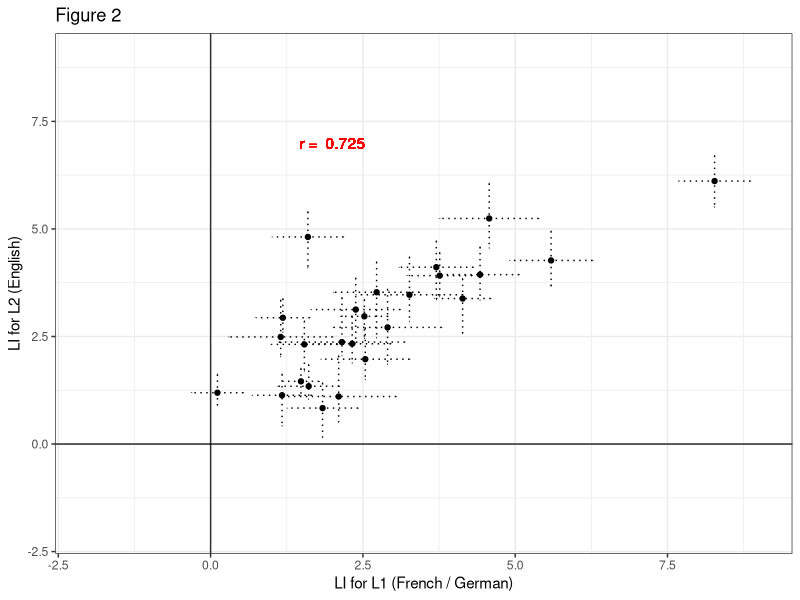
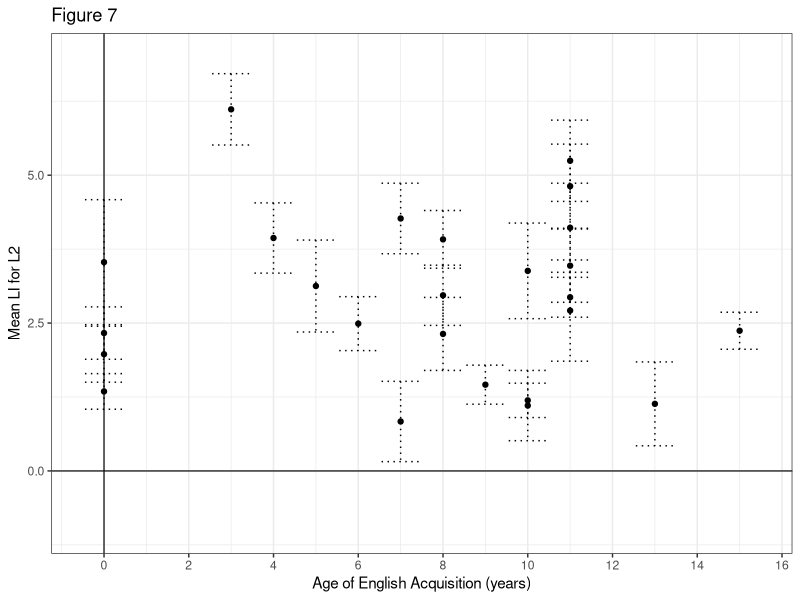
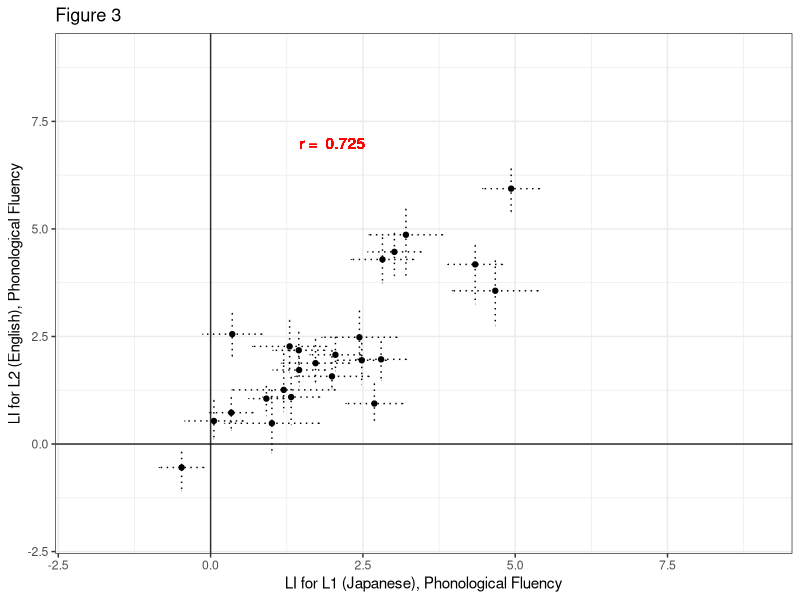
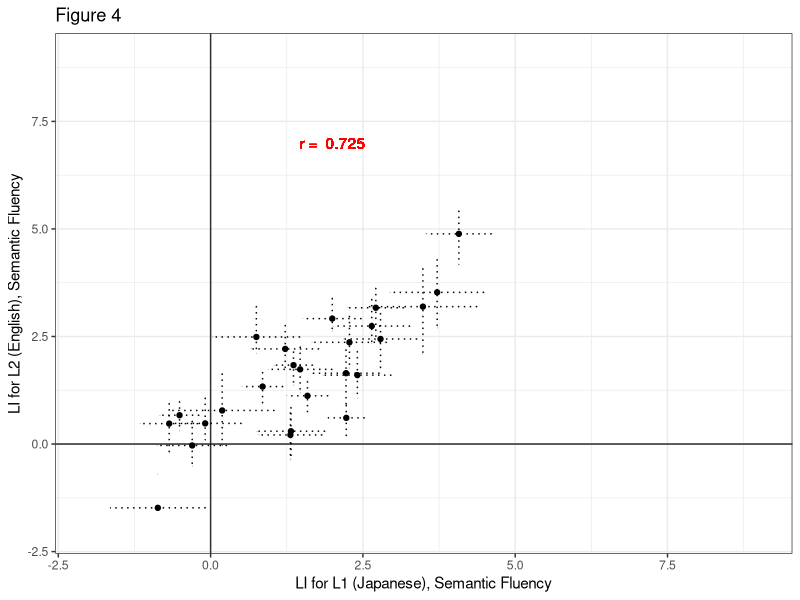
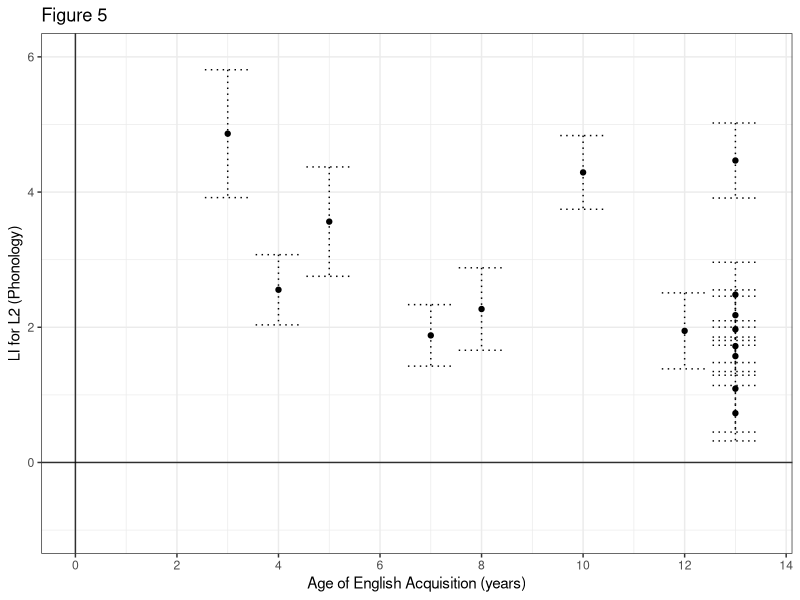
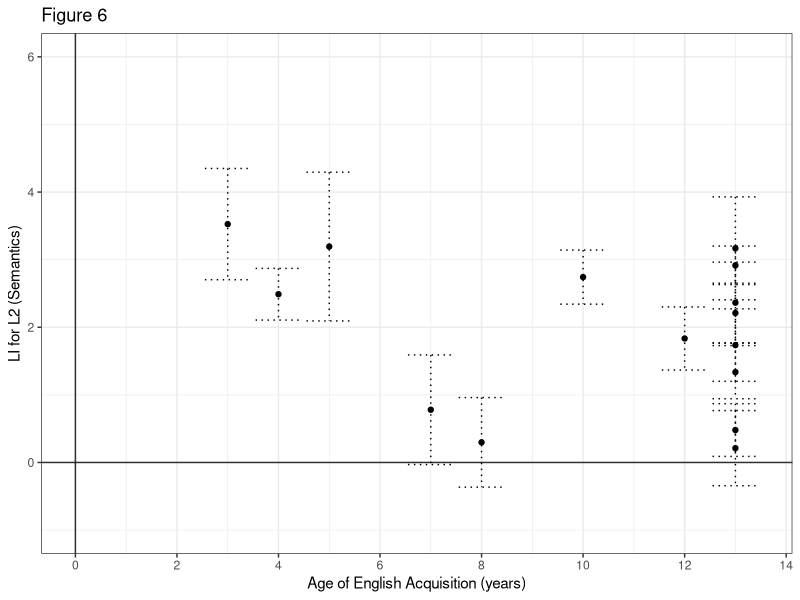

Here is the R script that generated these plots, in order:
## ---- chunk 1
knitr::opts_chunk$set(echo = TRUE)

require(tidyverse)
require(flextable)
require(ggplot2)
## ---- chunk 2
# read French/German data in
L1_data <- read.csv('Results_L1.csv')
L2_data <- read.csv('Results_L2.csv')
background_data_total <- read.csv('background_data.csv', stringsAsFactors = FALSE)
colnames(background_data_total)[1] <-  colnames(background_data_total)[1] <- 'ID'

# read Japanese data in 
Miho_L1_data <- read.csv('Miho_Results_L1.csv')
Miho_L2_data <- read.csv('Miho_Results_L2.csv')
Miho_background_data_total <- read.csv('Miho_background_data.csv', stringsAsFactors = FALSE)
colnames(Miho_background_data_total)[1] <-  colnames(Miho_background_data_total)[1] <- 'ID'
Miho_background_data_total$ID <- as.numeric(gsub("BL", replacement = "", Miho_background_data_total$ID))

## ---- chunk 3
# How many participants are there, and how many were excluded from the analysis?
nsubj_all <- dim(L1_data)[1]
# If a subject has data excluded in EITHER language, we'll have to exclude them.
exclude <- L1_data$L1.exclusions + L2_data$L2.exclusions
# We will include the rows in L1_data and L2_data for any participants where exclude = 0
L1_data <- L1_data[which(exclude==0), ]
L2_data <- L2_data[which(exclude==0), ]
# Remove excluded participants from backgound data too
background_data <- background_data_total[which(exclude==0), ]
nsubj <- dim(L1_data)[1]
background_data <- background_data %>% mutate(L2_prof = (L2_prof_Speaking+L2_prof_Reading+L2_prof_Understanding)/3)

# Calculate demographics summary statistics
demo_summary <- background_data %>% 
  summarise(N_total = n(), N_german = length(which(L1==1)), N_french = length(which(L1==2)),
            N_female = length(which(Gender==0)), N_male = length(which(Gender==1)),
            mean_age = mean(Age), sd_age = sd(Age),
            mean_EHI = mean(EHI), sd_EHI = sd(EHI), min_EHI = min(EHI), max_EHI = max(EHI),
            languages = mean(NoL), sd_languages = sd(NoL),
            mean_aoa = mean(L2_Acquisition), sd_aoa = sd(L2_Acquisition),
            mean_aoF = mean(L2_Fluent), sd_aoF = sd(L2_Fluent),
            mean_accent = mean(L2_exp_Accent), sd_accent = sd(L2_exp_Accent),
            mean_read = mean(L2_prof_Reading), sd_read = sd(L2_prof_Reading),
            mean_und = mean(L2_prof_Understanding), sd_und = sd(L2_prof_Understanding),
            mean_speak = mean(L2_prof_Speaking), sd_speak = sd(L2_prof_Speaking),
            mean_prof = mean(L2_prof), sd_prof = sd(L2_prof))

## ---- chunk 4
# Calculate mean and SEM LI value for L1 and L2
L1_summary_stats <- L1_data %>% summarise(L1_mean = mean(L1.mean_LI), L1_se = sd(L1.mean_LI)/sqrt(nsubj),
                                          L1_mean_trials = mean(L1.N), L1_min_trials = min(L1.N), L1_max_trials = max(L1.N)) 
L2_summary_stats <- L2_data %>% summarise(L2_mean = mean(L2.mean_LI), L2_se = sd(L2.mean_LI)/sqrt(nsubj),
                                          L2_mean_trials = mean(L2.N), L2_min_trials = min(L2.N), L2_max_trials = max(L2.N)) 

# Number of Ps left/ bilaterally lateralised
L1_laterality <- L1_data %>% group_by(L1.mean_laterality) %>% summarise(N=n(), pc=N/nsubj*100)
L2_laterality <- L2_data %>% group_by(L2.mean_laterality) %>% summarise(N=n(), pc=N/nsubj*100)


# Make a massive table
summary_stats <- matrix(data = NA, nrow = 2, ncol = 7)
colnames(summary_stats) <- c('Language','Mean trials', 'mean LI', 'se LI', '% left', '% bilateral', '% right')
summary_stats[, 1] <- c('L1', 'L2')
summary_stats[, 2] <- round(c(L1_summary_stats$L1_mean_trials, L2_summary_stats$L2_mean_trials), 2)
summary_stats[, 3] <-  round(c(L1_summary_stats$L1_mean, L2_summary_stats$L2_mean), 2)
summary_stats[, 4] <-  round(c(L1_summary_stats$L1_se, L2_summary_stats$L2_se), 2)
summary_stats[, 5] <- round(c(L1_laterality$pc[2], L2_laterality$pc[2]))
summary_stats[, 6] <- round(c(L1_laterality$pc[1], L2_laterality$pc[1]))
summary_stats[, 7] <- round(c(L1_laterality$pc[3], L2_laterality$pc[3]))
summary_stats[which(is.na(summary_stats[,7])), 7] <- 0 
summary_stats <- as.data.frame(summary_stats)

# Scatterplot of L1 and L2 data
plotdata <- inner_join(x = L1_data,
                        y = L2_data)

# Correlation between L1 and L2
L1_L2_corr <- cor.test (plotdata$L1.mean_LI, plotdata$L2.mean_LI, 
                        method = "spearman", 
                        exact = FALSE)

Fig2 <- ggplot(data = plotdata, aes(x = L1.mean_LI, y = L2.mean_LI)) + 
  geom_point()+
  theme_bw()+
  xlab("LI for L1 (French / German)") +  
  ylab("LI for L2 (English)") + 
  xlim(-2, 9) + ylim(-2, 9) +
  geom_errorbar(aes(ymin = L2.mean_LI - L2.mean_se, ymax = L2.mean_LI + L1.mean_se),linetype = "dotted") + 
  geom_errorbarh(aes(xmin = L1.mean_LI - L1.mean_se, xmax = L1.mean_LI + L1.mean_se), linetype = "dotted") +
  geom_text(x = 2, y = 7, label = paste('r = ', round(L1_L2_corr$estimate, 3)), colour = 'red') +
  geom_hline(yintercept = 0, linetype="solid", alpha = 0.8) + 
  geom_vline(xintercept = 0, linetype= "solid", alpha = 0.8)  + 
  ggtitle('Figure 2')

# Check correlations with EHI
EHI_LI_L1_cor <- cor.test (background_data$EHI, L1_data$L1.mean_LI, method = "spearman")
EHI_LI_L2_cor <- cor.test (background_data$EHI, L2_data$L2.mean_LI, method = "spearman")

# Check for effect of testing order (0 = L2 tested first, 1 = L1 tested first)
total_info <- inner_join(x = plotdata, y = background_data, by = c("ID"))
nL1_testedfirst <- nrow(background_data[background_data$Tested == 1,]) #how many tested with L1 first
nL1_testedsecond <- nrow(background_data[background_data$Tested == 0,]) # how many tested with L2 first
testing_0 <- filter(total_info, Tested == "0")
testing_1 <- filter(total_info, Tested == "1")
testing_ttest_L1 <- t.test(testing_0$L1.mean_LI, testing_1$L1.mean_LI) # testing if there is a sig. diff between laterality scoes of L1 in those tested in their native language first or second.
testing_ttest_L2 <- t.test(testing_0$L2.mean_LI, testing_1$L2.mean_LI) # testing if there is a sig. diff between laterality scoes of L2 in those tested in their native language first or second.
## ---- chunk 5
# Make a demographics table
demo_table <- matrix(data=NA, nrow=10, ncol=2)
colnames(demo_table) <- c('Characteristic', 'Mean (sd)')
demo_table[,1] <- c('Age, years', 'EHI, /100', 'Languages spoken',
                    'Age of English acquisition, years', 'Age of English fluency, years', 
                    'English accent, /10', 'English overall score, /10',
                    'English speaking, /10', 'English listening, /10', 'English reading, /10')
#demo_table[1,2] <- paste0(demo_summary$N_total, ' (', demo_summary$N_male, ':', demo_summary$N_female, ')')
demo_table[1,2] <- paste0(round(demo_summary$mean_age, 2), ' (', round(demo_summary$sd_age, 2), ')')
demo_table[2,2] <- paste0(round(demo_summary$mean_EHI, 2), ' (', round(demo_summary$sd_EHI, 2), ')')
demo_table[3,2] <- paste0(round(demo_summary$languages, 2), ' (', round(demo_summary$sd_languages, 2), ')')
demo_table[4,2] <- paste0(round(demo_summary$mean_aoa, 2), ' (', round(demo_summary$sd_aoa, 2), ')')
demo_table[5,2] <- paste0(round(demo_summary$mean_aoF, 2), ' (', round(demo_summary$sd_aoF, 2), ')')
demo_table[6,2] <- paste0(round(demo_summary$mean_accent, 2), ' (', round(demo_summary$sd_accent, 2), ')')
demo_table[7,2] <- paste0(round(demo_summary$mean_prof, 2), ' (', round(demo_summary$sd_prof, 2), ')')
demo_table[8,2] <- paste0(round(demo_summary$mean_speak, 2), ' (', round(demo_summary$sd_speak, 2), ')')
demo_table[9,2] <- paste0(round(demo_summary$mean_und, 2), ' (', round(demo_summary$sd_und, 2), ')')
demo_table[10,2] <- paste0(round(demo_summary$mean_read, 2), ' (', round(demo_summary$sd_read, 2), ')')


demo_table <- as.data.frame(demo_table)

table1 <- flextable(demo_table) %>% set_caption(table1, caption=paste0('Table 1. Demographics for the Study 1 participants, N=',nsubj, ' (', demo_summary$N_female, ' female)')) 
table1 <- autofit(table1)
table1
## ---- chunk 6
# Report number of excluded trials
excluded_trials_L1 <- 100 - round(sum(L1_data$L1.N) / sum(L1_data$L1.nMark) * 100, 2)
excluded_trials_L2 <- 100 - round(sum(L2_data$L2.N) / sum(L2_data$L2.nMark) * 100, 2)

# Here we will use the Shapiro Wilks normality test to see if the LI values for L1 and L2 are normally distributed
L1_normality <- shapiro.test(L1_data$L1.mean_LI)
L2_normality <- shapiro.test(L2_data$L2.mean_LI)

# spearman correlation test on odds and evens - means: Grabitz data 
L1_splithalf <- cor.test(L1_data$L1.mean_odd, L1_data$L1.mean_even, method = "spearman")
L2_splithalf <- cor.test(L2_data$L2.mean_odd, L2_data$L2.mean_even, method = "spearman")  
## ---- chunk 7
table2 <- flextable(summary_stats) %>% set_caption(table2, caption='Table 2. Summary statistics for Study 1 laterality indices')
table2 <- autofit(table2)
table2

## ---- chunk 8

print(Fig2)

## ---- chunk 9

# Correlation between AOA and LIs
aoa_L2_corr <- cor.test(total_info$L2_Acquisition, total_info$L2.mean_LI, method = "spearman")
aoF_L2_corr <- cor.test(total_info$L2_Fluent, total_info$L2.mean_LI, method = "spearman")
prof_L2_corr <- cor.test(total_info$L2_prof, total_info$L2.mean_LI, method="spearman")

Fig7 <- ggplot(data = total_info, aes(x = L2_Acquisition, y = L2.mean_LI)) + 
  geom_point() + 
  theme_bw() + 
  xlab("Age of English Acquisition (years)") + 
  ylab("Mean LI for L2") +
  scale_x_continuous(breaks = seq(0, 16, by=2)) + ylim (-1,7) + 
  geom_errorbar(aes(ymin = L2.mean_LI - L2.mean_se, ymax = L2.mean_LI + L2.mean_se ),linetype = "dotted") +
  geom_hline(yintercept = 0, linetype="solid", alpha = 0.8) + 
  geom_vline(xintercept = 0, linetype= "solid", alpha = 0.8) +
  ggtitle('Figure 7')


print(Fig7)


## ---- chunk 10
# How many participants are there, and how many were excluded from the analysis?
Miho_nsubj_all <- dim(Miho_L1_data)[1]

# If a subject has data excluded in EITHER language, we'll have to exclude them
# Phonological and Semantic fluency tasks will be treated separately
Phon_exclude <- Miho_L1_data$L1_Phon.exclusions + Miho_L2_data$L2_Phon.exclusions
Sem_exclude <- Miho_L1_data$L1_Sem.exclusions + Miho_L2_data$L2_Sem.exclusions 
Miho_exclude <- Phon_exclude + Sem_exclude

# We will include the rows in L1_data and L2_data for any participants where exclude = 0
L1_Phon_data <- Miho_L1_data[which(Miho_exclude==0), ]
L2_Phon_data <- Miho_L2_data[which(Miho_exclude==0), ]
L1_Sem_data <- Miho_L1_data[which(Miho_exclude==0), ]
L2_Sem_data <- Miho_L2_data[which(Miho_exclude==0), ]

# How many subjects were included for each task?
Phon_nsubj <- dim(L1_Phon_data)[1]
Sem_nsubj <- dim(L1_Sem_data)[1]
# Remove excluded participants from backgound data too
Miho_background_data <- Miho_background_data_total[which(Miho_exclude==0), ]

# Calculate demographics summary statistics
#NEED TO CHECK 0 IS DEFINITLEY FEMALE!!

miho_demo_summary <- Miho_background_data %>%
  summarise(N_total = n(), N_female_j = length(which(Gender == "0")), N_male_j = length(which(Gender== "1")),
            mean_age_j = mean(Age, na.rm = TRUE), sd_age = sd(Age, na.rm = TRUE), 
            mean_aoa_L2_j = mean(aoa_L2, na.rm = TRUE), sd_aoa_L2_j = sd(aoa_L2, na.rm = TRUE),
            mean_eng_score_j = mean(Eng_score, na.rm = TRUE), sd_eng_score_j = sd(Eng_score, na.rm = TRUE),
            mean_eng_use_month_j = mean(length_useEng_months, na.rm = TRUE), sd_eng_use_month_j = sd(length_useEng_months, na.rm = TRUE),
            mean_eng_speak_j = mean(Eng_Speak, na.rm = TRUE), sd_eng_speak_j = sd(Eng_Speak, na.rm = TRUE),
            mean_eng_listen_j = mean(Eng_Listen, na.rm = TRUE), sd_eng_listen_j = sd(Eng_Listen, na.rm = TRUE),
            mean_eng_read_j = mean(Eng_Read, na.rm = TRUE), sd_eng_read_j = sd(Eng_Read, na.rm = TRUE), 
            mean_eng_write_j = mean(Eng_Write, na.rm = TRUE), sd_eng_write_j = sd(Eng_Write, na.rm = TRUE),
            )

## ---- chunk 11
# Calculate mean and SEM LI value for L1 and L2: Phonological fluency
L1_Phon_summary_stats <-
  L1_Phon_data %>% summarise(L1_mean = mean(L1_Phon.mean_LI), L1_se = sd(L1_Phon.mean_LI)/sqrt(Phon_nsubj),
                                  L1_mean_trials = mean(L1_Phon.N), L1_min_trials = min(L1_Phon.N),
                                  L1_max_trials = max(L1_Phon.N))

L2_Phon_summary_stats <-
  L2_Phon_data %>% summarise(L2_mean = mean(L2_Phon.mean_LI), L2_se = sd(L2_Phon.mean_LI)/sqrt(Phon_nsubj),
                                  L2_mean_trials = mean(L2_Phon.N), L2_min_trials = min(L2_Phon.N),
                                  L2_max_trials = max(L2_Phon.N))

# The mean and SEM LI value for L1 and L2: Semantic fluency
L1_Sem_summary_stats <-
  L1_Sem_data %>% summarise(L1_mean = mean(L1_Sem.mean_LI), L1_se = sd(L1_Sem.mean_LI)/sqrt(Sem_nsubj),
                                  L1_mean_trials = mean(L1_Sem.N), L1_min_trials = min(L1_Sem.N),
                                  L1_max_trials = max(L1_Sem.N))

L2_Sem_summary_stats <-
  L2_Sem_data %>% summarise(L2_mean = mean(L2_Sem.mean_LI), L2_se = sd(L2_Sem.mean_LI)/sqrt(Sem_nsubj),
                                  L2_mean_trials = mean(L2_Sem.N), L2_min_trials = min(L2_Sem.N),
                                  L2_max_trials = max(L2_Sem.N))

# Number of Ps left/ bilaterally lateralised for L1/L2, Phon/Sem fluency
L1_Phon_laterality <- L1_Phon_data %>%
  group_by(L1_Phon.mean_laterality) %>% summarise(N=n(), pc=N/Phon_nsubj*100)
L2_Phon_laterality <- L2_Phon_data %>%
  group_by(L2_Phon.mean_laterality) %>% summarise(N=n(), pc=N/Phon_nsubj*100)
L1_Sem_laterality <- L1_Sem_data %>%
  group_by(L1_Sem.mean_laterality) %>% summarise(N=n(), pc=N/Sem_nsubj*100)
L2_Sem_laterality <- L2_Sem_data %>%
  group_by(L2_Sem.mean_laterality) %>% summarise(N=n(), pc=N/Sem_nsubj*100)

# Make a summary table
summary_stats <- matrix(data = NA, nrow = 4, ncol = 8)
colnames(summary_stats) <- c('Task','Language','Mean trials', 'mean LI', 'se LI', '% left', '% bilateral', '% right')
summary_stats[, 1] <- c('Phonological','Phonological','Semantic','Semantic')
summary_stats[, 2] <- c('L1','L2','L1','L2')
summary_stats[, 3] <- round(c(L1_Phon_summary_stats$L1_mean_trials, L2_Phon_summary_stats$L2_mean_trials,
                              L1_Sem_summary_stats$L1_mean_trials, L2_Sem_summary_stats$L2_mean_trials), 2)
summary_stats[, 4] <-  round(c(L1_Phon_summary_stats$L1_mean, L2_Phon_summary_stats$L2_mean,
                               L1_Sem_summary_stats$L1_mean, L2_Sem_summary_stats$L2_mean), 2)
summary_stats[, 5] <-  round(c(L1_Phon_summary_stats$L1_se, L2_Phon_summary_stats$L2_se,
                               L1_Sem_summary_stats$L1_se, L2_Sem_summary_stats$L2_se), 2)
summary_stats[, 6] <- round(c(L1_Phon_laterality$pc[2], L2_Phon_laterality$pc[2],
                              L1_Sem_laterality$pc[2], L2_Sem_laterality$pc[2]))
summary_stats[, 7] <- round(c(L1_Phon_laterality$pc[1], L2_Phon_laterality$pc[1],
                              L1_Sem_laterality$pc[1], L2_Sem_laterality$pc[1]))
summary_stats[, 8] <- round(c(L1_Phon_laterality$pc[3], L2_Phon_laterality$pc[3],
                              L1_Sem_laterality$pc[3], L2_Sem_laterality$pc[3]))
summary_stats[which(is.na(summary_stats[,8])), 8] <- 0 
summary_stats <- as.data.frame(summary_stats)

# Plot Miho Phon L1 and L2 data
plotdata_j <- inner_join(x = L1_Phon_data, L2_Phon_data)
L1_L2_Phon_corr <- cor.test (plotdata_j$L1_Phon.mean_LI, plotdata_j$L2_Phon.mean_LI, method = "spearman")

Fig3 <- ggplot(data = plotdata_j, aes(x = L1_Phon.mean_LI, y = L2_Phon.mean_LI)) + 
  geom_point()+
  theme_bw()+
  xlab("LI for L1 (Japanese), Phonological Fluency") +  
  ylab("LI for L2 (English), Phonological Fluency") + 
  xlim(-2,9) + ylim (-2,9) + 
  geom_errorbar(aes(ymin = L2_Phon.mean_LI - L2_Phon.mean_se, ymax = L2_Phon.mean_LI + L1_Phon.mean_se),linetype = "dotted") + 
  geom_errorbarh(aes(xmin = L1_Phon.mean_LI - L1_Phon.mean_se, xmax = L1_Phon.mean_LI + L1_Phon.mean_se), linetype = "dotted")+
  geom_text(x = 2, y = 7, label = paste('r = ', round(L1_L2_corr$estimate, 3)), colour = 'red') +
  geom_hline(yintercept = 0, linetype="solid", alpha = 0.8) + 
  geom_vline(xintercept = 0, linetype= "solid", alpha = 0.8) +
  ggtitle('Figure 3')

# Plot Miho Sem L1 and L2 data
plotdata_j <- inner_join(x = L1_Sem_data, y = L2_Sem_data)
L1_L2_Sem_corr <- cor.test (plotdata_j$L1_Sem.mean_LI, plotdata_j$L2_Sem.mean_LI, method = "spearman")

Fig4 <- ggplot(data = plotdata_j, aes(x = L1_Sem.mean_LI, y = L2_Sem.mean_LI)) +
  geom_point()+
  theme_bw()+
  xlab("LI for L1 (Japanese), Semantic Fluency") +
  ylab("LI for L2 (English), Semantic Fluency") +
  xlim(-2,9) + ylim (-2,9) +
  geom_errorbar(aes(ymin = L2_Sem.mean_LI - L2_Sem.mean_se, ymax = L2_Sem.mean_LI + L1_Sem.mean_se),linetype = "dotted") +
  geom_errorbarh(aes(xmin = L1_Sem.mean_LI - L1_Sem.mean_se, xmax = L1_Sem.mean_LI + L1_Sem.mean_se), linetype = "dotted")+
  geom_text(x = 2, y = 7, label = paste('r = ', round(L1_L2_corr$estimate, 3)), colour = 'red') +
  geom_hline(yintercept = 0, linetype="solid", alpha = 0.8) + 
  geom_vline(xintercept = 0, linetype= "solid", alpha = 0.8) +
  ggtitle('Figure 4')

# Check correlations with EHI
#TO COMPLETE
# EHI_LI_L1_Phon_cor <- cor.test (background_data$EHI, L1_data$L1_Phon.mean_LI, method = "spearman")
# EHI_LI_L2_Phon_cor <- cor.test (background_data$EHI, L2_data$L2_Phon.mean_LI, method = "spearman")
# EHI_LI_L1_Sem_cor <- cor.test (background_data$EHI, L1_data$L1_Sem.mean_LI, method = "spearman")
# EHI_LI_L2_Sem_cor <- cor.test (background_data$EHI, L2_data$L2_Sem.mean_LI, method = "spearman")

# Check for effect of testing order (0 = L2 tested first, 1 = L1 tested first)
# TO COMPLETE
# total_info <- inner_join(x = plotdata_j, y = background_data, by = c("ID"))
# nL1_testedfirst <- nrow(background_data[background_data$Tested == 1,]) #how many tested with L1 first
# nL1_testedsecond <- nrow(background_data[background_data$Tested == 0,]) # how many tested with L2 first
# testing_0 <- filter(total_info, Tested == "0")
# testing_1 <- filter(total_info, Tested == "1")
# testing_ttest_L1 <- t.test(testing_0$L1.mean_LI, testing_1$L1.mean_LI) # testing if there is a sig. diff between laterality scoes of L1 in those tested in their native language first or second.
# testing_ttest_L2 <- t.test(testing_0$L2.mean_LI, testing_1$L2.mean_LI) # testing if there is a sig. diff between laterality scoes of L2 in those tested in their native language first or second.


# descriptive statistics for words produced in task
total_info_j <- inner_join(x = plotdata_j, y = Miho_background_data, by = c("ID"))
mean_jwords_phon <- mean(total_info_j$JPhon_words, na.rm = TRUE)
sd_jwords_phon <- sd(total_info_j$JPhon_words, na.rm = TRUE)
mean_jwords_sem <- mean(total_info_j$JSem_words, na.rm = TRUE)
sd_jwords_sem <- sd(total_info_j$JSem_words, na.rm = TRUE)
mean_ewords_phon <- mean(total_info_j$EPhon_words, na.rm = TRUE)
sd_ewords_phon <- sd(total_info_j$EPhon_words, na.rm = TRUE)
mean_ewords_sem <- mean(total_info_j$ESem_words, na.rm = TRUE)
sd_ewords_sem <- sd(total_info_j$ESem_words, na.rm = TRUE)

words_produced_phon <- t.test(total_info_j$JPhon_words, total_info_j$EPhon_words, na.rm = TRUE)
words_produced_sem <- t.test(total_info_j$JSem_words, total_info_j$ESem_words, na.rm = TRUE)
## ---- chunk 12

#### demographics table ####
# Update names of rows when we get more info on background demographics. 
# Make a demographics table

############

demo_table_j <- matrix(data=NA, nrow=8, ncol=2)
colnames(demo_table_j) <- c('Characteristic', 'Mean (sd)')

demo_table_j[,1] <- c('Age, years', 'Age of English acquisition, years', 'Time using English, years', 'English overall score, /60', 'English speaking, /100', 'English listening, /100', 'English reading, /100', 'English writing, /100')

demo_table_j[1,2] <- paste0(round(miho_demo_summary$mean_age_j, 2), ' (', round(miho_demo_summary$sd_age, 2), ')')
demo_table_j[2,2] <- paste0(round(miho_demo_summary$mean_aoa_L2_j, 2), ' (', round(miho_demo_summary$sd_aoa_L2_j, 2), ')')
demo_table_j[3,2] <- paste0(round(miho_demo_summary$mean_eng_use_month_j/12, 2), ' (', round(miho_demo_summary$sd_eng_use_month_j/12, 2), ')')
demo_table_j[4,2] <- paste0(round(miho_demo_summary$mean_eng_score_j, 2), ' (', round(miho_demo_summary$sd_eng_score_j, 2), ')')
demo_table_j[5,2] <- paste0(round(miho_demo_summary$mean_eng_speak_j, 2), ' (', round(miho_demo_summary$sd_eng_speak_j, 2), ')')
demo_table_j[6,2] <- paste0(round(miho_demo_summary$mean_eng_listen_j, 2), ' (', round(miho_demo_summary$sd_eng_listen_j, 2), ')')
demo_table_j[7,2] <- paste0(round(miho_demo_summary$mean_eng_read_j, 2), ' (', round(miho_demo_summary$sd_eng_read_j, 2), ')')
demo_table_j[8,2] <- paste0(round(miho_demo_summary$mean_eng_write_j, 2), ' (', round(miho_demo_summary$sd_eng_write_j, 2), ')')
demo_table_j <- as.data.frame(demo_table_j)

table101 <- flextable(demo_table_j) %>% set_caption('table101', caption=paste0('Table 101. Demographics for the Study 2 participants, N=', miho_demo_summary$N_total, ' (', miho_demo_summary$N_female_j, ' female)')) 
table101 <- autofit(table101)
table101

## ---- chunk 13
# Report number of excluded trials
excluded_trials_L1_Phon <- 100 - round(sum(L1_Phon_data$L1_Phon.N.N) / sum(L1_Phon_data$L1_Phon.nMark) * 100, 2)
excluded_trials_L2_Phon <- 100 - round(sum(L2_Phon_data$L2_Phon.N) / sum(L2_Phon_data$L2_Phon.nMark) * 100, 2)
excluded_trials_L1_Sem <- 100 - round(sum(L1_Sem_data$L1_Sem.N.N) / sum(L1_Sem_data$L1_Sem.nMark) * 100, 2)
excluded_trials_L2_Sem <- 100 - round(sum(L2_Sem_data$L2_Sem.N) / sum(L2_Sem_data$L2_Sem.nMark) * 100, 2)

# Here we will use the Shapiro Wilks normality test to see if the LI values for L1 and L2 are normally distributed
L1_Phon_normality <- shapiro.test(L1_Phon_data$L1_Phon.mean_LI)
L1_Sem_normality <- shapiro.test(L1_Sem_data$L1_Sem.mean_LI)
L2_Phon_normality <- shapiro.test(L2_Phon_data$L2_Phon.mean_LI)
L2_Sem_normality <- shapiro.test(L2_Sem_data$L2_Sem.mean_LI)

# spearman correlation test on odds and evens - means
L1_Phon_splithalf <- cor.test(L1_Phon_data$L1_Phon.mean_odd, L1_Phon_data$L1_Phon.mean_even, method = "spearman")
L2_Phon_splithalf <- cor.test(L2_Phon_data$L2_Phon.mean_odd, L2_Phon_data$L2_Phon.mean_even, method = "spearman")
L1_Sem_splithalf <- cor.test(L1_Sem_data$L1_Sem.mean_odd, L1_Sem_data$L1_Sem.mean_even, method = "spearman")
L2_Sem_splithalf <- cor.test(L2_Sem_data$L2_Sem.mean_odd, L2_Sem_data$L2_Sem.mean_even, method = "spearman")

## ---- chunk 14
table4 <- flextable(summary_stats) 
table4 <- autofit(table4)
set_caption(table4, caption='Table 4. Summary statistics for Study 2 laterality indices')

## ---- chunk 15
print(Fig3)
print(Fig4)

## ---- chunk 16

# Correlation between AOA and LIs
# normally distributed (lines 490-493)

aoa_l2_corr_phon_j <- cor.test(total_info_j$aoa_L2, total_info_j$L2_Phon.mean_LI, method = "spearman")
aoa_l2_corr_sem_j <- cor.test(total_info_j$aoa_L2, total_info_j$L2_Sem.mean_LI, method = "spearman")

#do we need any more correlations? 

## ---- chunk 17

Fig5 <- ggplot (data = total_info_j, aes(x = aoa_L2, y = L2_Phon.mean_LI )) + 
  geom_point() + 
  theme_bw() + 
  xlab("Age of English Acquisition (years)") + 
  ylab("LI for L2 (Phonology)") + 
  scale_x_continuous(breaks = seq(0, 14, by=2)) + ylim (-1,6) + 
  geom_errorbar(aes(ymin = L2_Phon.mean_LI - L2_Phon.mean_se, ymax = L2_Phon.mean_LI + L2_Phon.mean_se),linetype = "dotted") +
  geom_hline(yintercept = 0, linetype="solid", alpha = 0.8) + 
  geom_vline(xintercept = 0, linetype= "solid", alpha = 0.8) +
  ggtitle('Figure 5')
  
Fig6 <- ggplot (data = total_info_j, aes(x = aoa_L2, y = L2_Sem.mean_LI )) + 
  geom_point() +
  theme_bw() + 
  xlab("Age of English Acquisition (years)") + 
  ylab("LI for L2 (Semantics)") +
  scale_x_continuous(breaks = seq(0, 14, by=2)) + ylim (-1,6) +
  geom_errorbar(aes(ymin = L2_Sem.mean_LI - L2_Sem.mean_se, ymax = L2_Sem.mean_LI + L2_Sem.mean_se),linetype = "dotted") +
  geom_hline(yintercept = 0, linetype="solid", alpha = 0.8) + 
  geom_vline(xintercept = 0, linetype= "solid", alpha = 0.8) +
  ggtitle('Figure 6')

## ---- chunk 18
print(Fig5)
print(Fig6)
